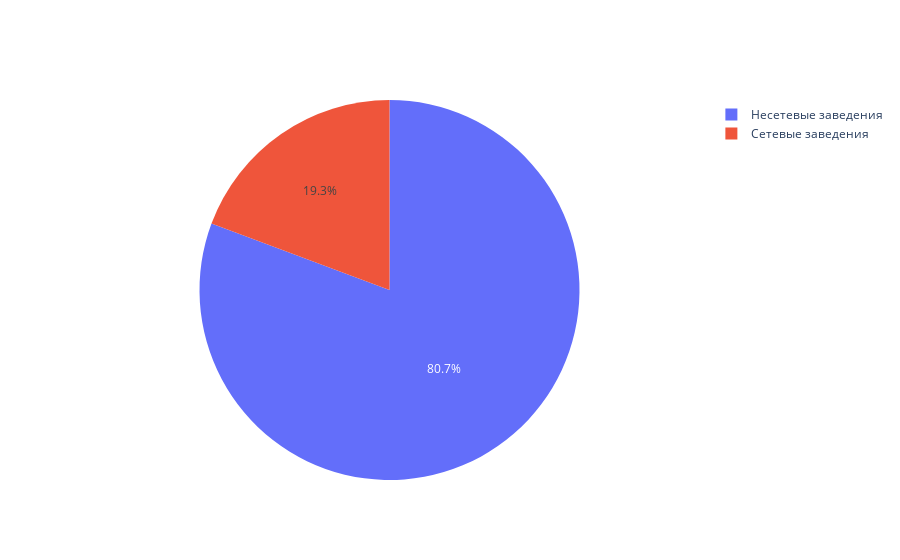

Write notebook code for a chart like this one.
### Markdown cell above
##### 2.2 Соотношение сетевых и несетевых видов общественного питания<a class="tocSkip">

### Code cell
rest_data_pie_0=rest_data.groupby('chain')['number'].count().reset_index()
name_rest = ['Сетевые заведения', 'Несетевые заведения']

fig=go.Figure(data=[go.Pie(labels=name_rest , values=rest_data_pie_0['number'])])

fig.show()

### Figure 1 — Plotly figure (JSON) as saved in the notebook; plotly's stock layout.template omitted (floating-point values rounded to 4 significant figures)
{"data": [{"labels": ["Сетевые заведения", "Несетевые заведения"], "type": "pie", "values": [2968, 12398]}], "layout": {}}
